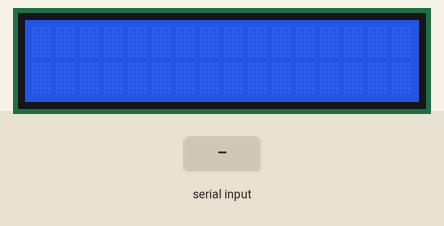
The sketch below on a simulated Arduino Uno, built with avr-gcc and run on an emulated ATmega328P. Parts: 16×2 character LCD. The inputs (shaded band) are chosen by the test bench.

Above: at 1.2 s.
1.3 s: byte 30 received over Serial
At 2.5 s:
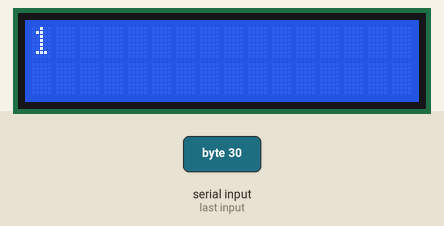
2.8 s: byte 90 received over Serial
At 3.7 s:
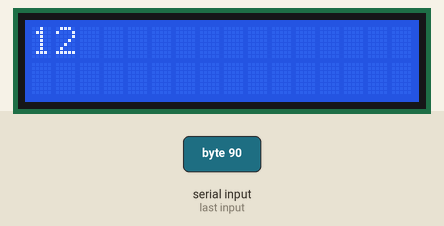
4.3 s: byte 120 received over Serial
At 4.8 s:
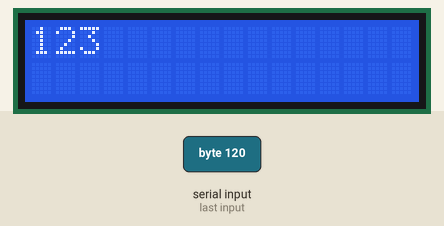
Timing chart, 0 to 7.3 s (numbered marks = the images above; inputs shaded):
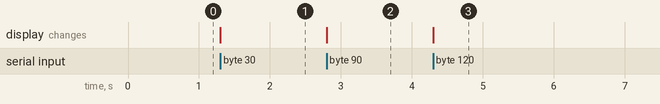

Measured:
- after the input at 1.3 s, the display: changes at once (image 1)
- after the input at 2.8 s, the display: changes at once (image 2)
- after the input at 4.3 s, the display: changes at once (image 3)

The sketch:

robo.ino
```cpp
#include <LiquidCrystal.h>

LiquidCrystal lcd(2, 3, 4, 5, 6, 7);

void setup()
{
    lcd.begin(16, 2);
    Serial.begin(115200);
}
int counter = 0;
void loop()
{
    if (Serial.available() > 0)
    {

        counter = (counter +1)%8;
        char receivedChar = Serial.read();
        int row = counter / 4;   // Determine the row based on the counter
        int col = counter % 4;   // Determine the column based on the counter
        lcd.print(counter);
        lcd.setCursor(col,row);
    }
}
void createCustomChar() {
  byte customChar[8] = {
    0b11111,
    0b00000,
    0b11111,
    0b00000,
    0b11111,
    0b00000,
    0b11111,
    0b00000
  };

  lcd.createChar(counter, customChar);
}
```
